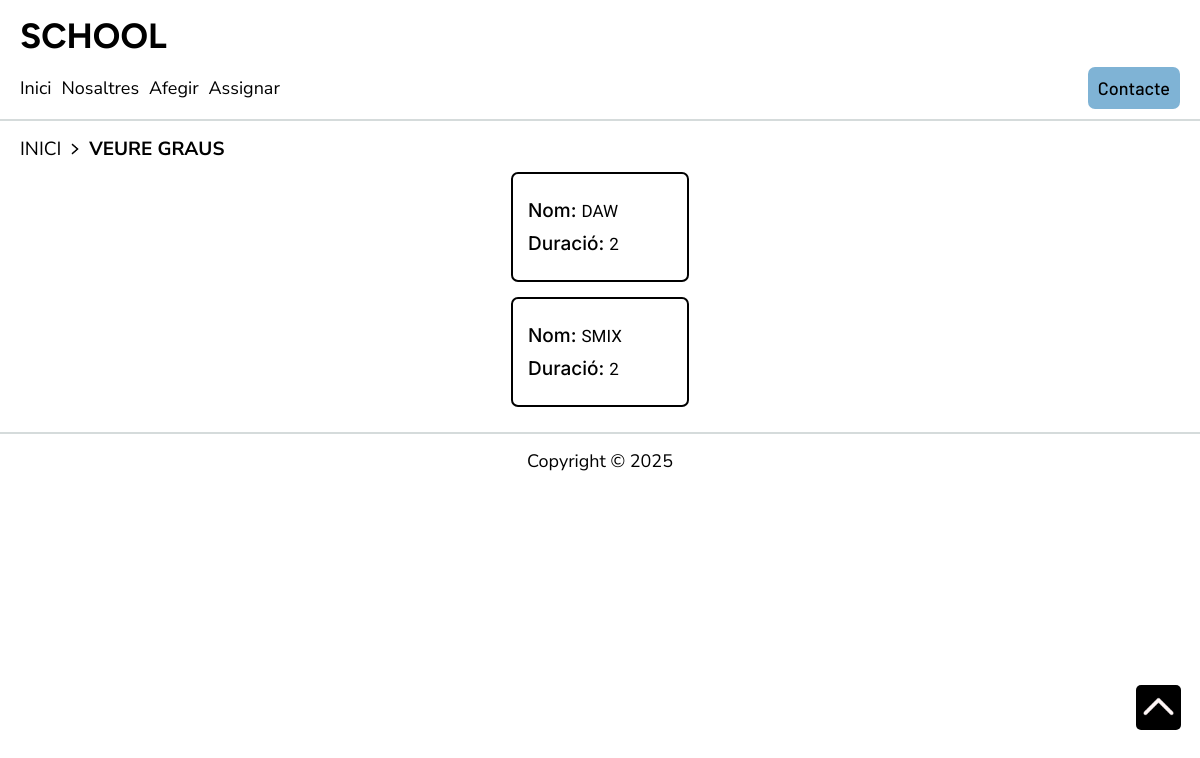
/veuregrau, run on the app's committed database.
### tables this page shows
CREATE TABLE `degrees` (
  `id` int(11) NOT NULL AUTO_INCREMENT,
  `name` varchar(100) NOT NULL,
  `duration_years` int(11) NOT NULL,
  PRIMARY KEY (`id`)
);

### src/helper.php (called while the page is built, shortened)
<?php
function view(string $template,array $data=null){
    require VIEWS.'/'.$template.'.view.php';
    return  ob_get_clean();
}

### index.php (called while the page is built, shortened)
<?php
require __DIR__ .'/bootstrap.php';
$router->dispatch(new Request());

### src/School/Services/DegreesServices.php (called while the page is built, shortened)
<?php
class DegreesServices{
    private DegreesRepository $DegreesRepository;
    function __construct(\PDO $db, DegreesRepository $DegreesRepository){
        $this->DegreesRepository = $DegreesRepository;
    }
    function show(){
        return $this->DegreesRepository->show();
    }
}

### src/Infrastructure/Persistence/DegreesRepository.php (called while the page is built, shortened)
<?php
class DegreesRepository implements IDegreesRepository{
    private \PDO $db;
    function __construct(\PDO $db){
        $this->db = $db;
    }
    function show(){
        $alldegrees = [];
        $sql = $this->db->prepare("SELECT * FROM degrees");
        $sql->execute();
        while($fila = $sql->fetch(\PDO::FETCH_ASSOC)){
            $degrees = new Degrees($fila['name'], $fila['duration_years']);
            $degrees->setId($fila['id']);
            $alldegrees[] = $degrees;
        }
        return $alldegrees;
    }
}

### src/School/Checks/Check.php (called while the page is built, shortened)
<?php
class Check {
    public static function isNull($s): bool {
        return $s == null ? true : false;
    }
    public static function minLenght(string $s, int $lenght): int {
        return strlen(trim($s)) >= $lenght ? 0 : -3;
    }
}

### src/School/Entities/Degrees.php (called while the page is built, shortened)
<?php
class Degrees{
    protected string $name;
    protected int $duration_years;
    public function __construct(string $name, int $duration_years){
        $message = "";
    }
    public function setId(?int $id): int{
        return 0;
    }
    public function getName(): string{
        return $this->name;
    }
    public function setName(string $name): int{
        $this->name = $name;
        return 0;
    }
    public function getDurationYears(): int{
        return $this->duration_years;
    }
    public function setDurationYears(int $duration_years): int{
        $this->duration_years = $duration_years;
        return 0;
    }
}

### src/Views/veuregraus.view.php (the view, shortened to what this page needs)
<!DOCTYPE html>
<html lang="es">
<head>
    <link rel="stylesheet" href="css/veurecamps/departament/veurecamps.css">
</head>
<body>
    <?php include 'parts/nav/nav.view.php'?>
    <article class="localitzacio">
        <a id="localitzacio__enlac" href="/index">
            <p id="localitzacio__text">INICI</p>
        </a>
        <img id="localitzacio__img" src="img/fletxes/fletxadreta.png" alt="fletxadreta">
        <a id="localitzacio__enlac" href="/veuregrau">
            <p id="localitzacio__text--ubi">VEURE GRAUS</p>
        </a>
    </article>
    <section>
        <?php foreach($degrees as $degree) { ?>
            <div id="box">
                <div id="capsa">
                    <div id="capsa__individual">
                        <h1 id="capsa__titol">Nom:</h1>
                        <p id="capsa__desc"><?php echo $degree->getName() ?></p>
                    </div>
                    <div id="capsa__individual">
                        <h1 id="capsa__titol">Duració:</h1>
                        <p id="capsa__desc"><?php echo $degree->getDurationYears() ?></p>
                    </div>
                </div>
            </div>
        <?php } ?>
    </section>
    <?php include 'parts/fletxadalt/fletxadalt.view.php'?>
    <?php include 'parts/footer/footer.view.php'?>
</body>
</html>

### css/veurecamps/departament/veurecamps.css (style rules this page uses)
:root { --colortext: black; }
* { margin: 0rem; padding: 0rem; }
.localitzacio { display: flex; align-items: center; margin-left: 1.25rem; }
#localitzacio__img { margin: 0.313rem 0.313rem 0rem 0.313rem; width:1.5%; height: 1.5%; }
#localitzacio__enlac { text-decoration: none; }
#localitzacio__text { font-family: "Nunito Sans", sans-serif; font-size: 1.188rem; color: var(--colortext); margin: 0.938rem 0rem 0.625rem 0rem; }
#localitzacio__text--ubi { font-family: "Nunito Sans", sans-serif; font-size: 1.188rem; color: var(--colortext); margin: 0.938rem 0rem 0.625rem 0rem; font-weight: bold; }
#box { display: flex; justify-content: center; }
#capsa { border: 0.125rem solid var(--colortext); border-radius: 0.438rem; padding: 0.938rem; margin-bottom: 0.938rem; width: 12%; }
#capsa__individual { display: flex; align-items: center; margin:0.625rem 0rem 0.625rem 0rem; }
#capsa__titol { font-family: "Inter", serif; font-size: 1.188rem; font-weight: 500; color: var(--colortext); }
#capsa__desc { font-family: "Spline Sans", serif; font-size: 1.063rem; font-weight: 400; color: var(--colortext); padding-left: 0.313rem; }

### css/parts/nav/nav.css (style rules this page uses)
:root { --colortext: black; --shadowdesplegable: rgba(0,0,0,0.4); --colortexthover: white; --bgbotó: #7fb3d5; --colorlínia: #d5dbdb; }
* { margin: 0rem; padding: 0rem; }

### css/parts/fletxadalt/fletxadalt.css (style rules this page uses)
:root { --background: black; }
* { margin: 0rem; padding: 0rem; }

### css/parts/footer/footer.css (style rules this page uses)
:root { --colortext: black; --colorlínia: #d5dbdb; }
* { margin: 0rem; padding: 0rem; }

### data on the page
degrees: name "DAW", duration_years "2"
degrees: name "SMIX", duration_years "2"
